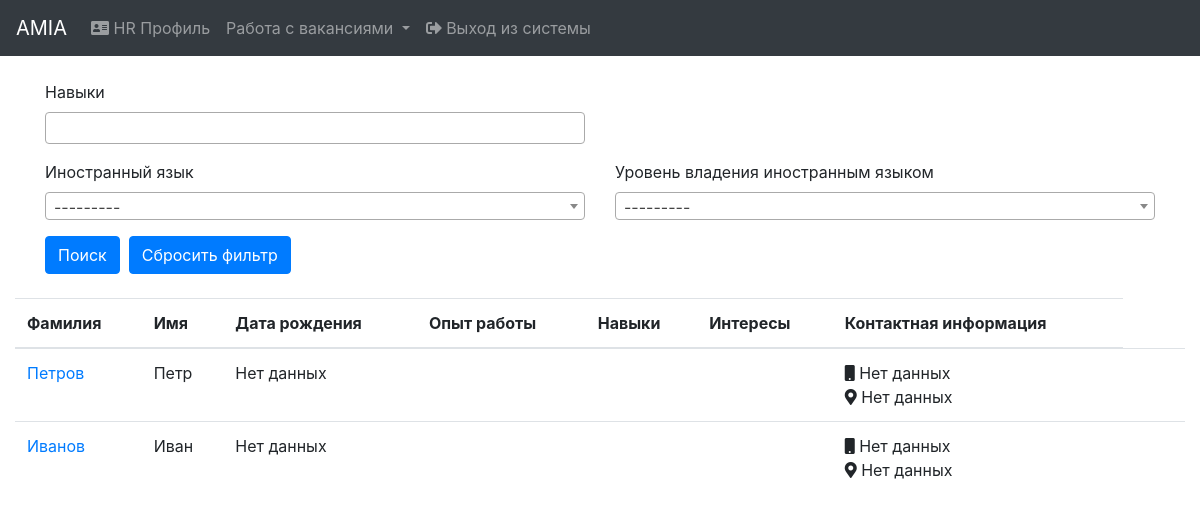
Before: /hr/profiles/ (signed in) with the older database file.
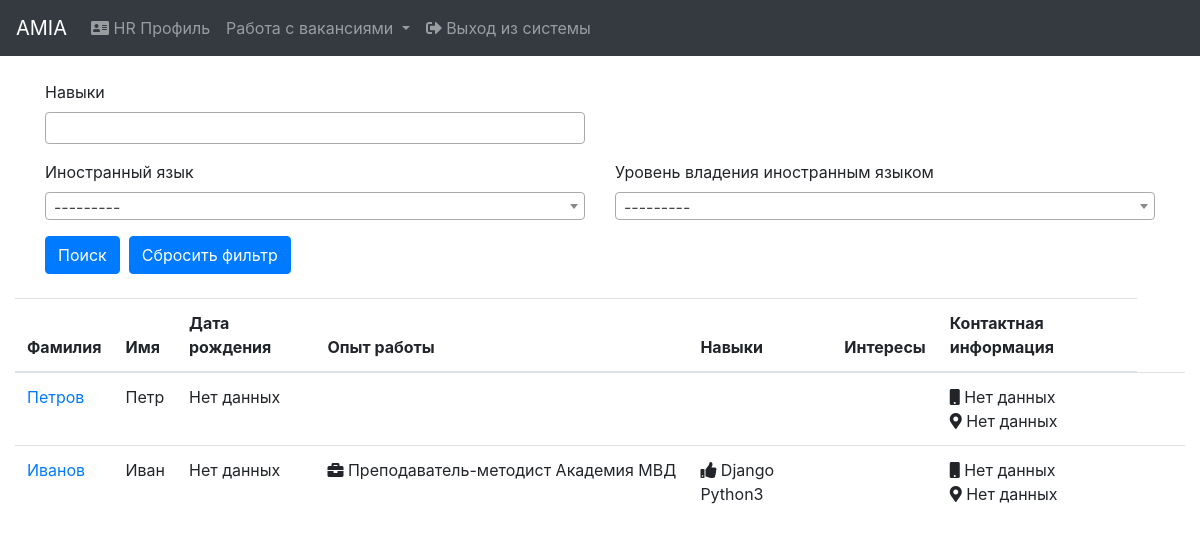
After: the same page with the newer database file.
### social_profile/models.py (models this page shows, shortened)
class SocialProfile(models.Model):
    user = models.OneToOneField(User, on_delete=models.CASCADE)
    last_name = models.CharField(max_length=100, verbose_name="Last name")
    first_name = models.CharField(max_length=100, verbose_name="First name")
    patronymic = models.CharField(max_length=100, verbose_name="Patronymic", blank=True, null=True)
    email = models.EmailField(verbose_name="E-mail")
    date_of_birth = models.DateField(verbose_name="Date_of_birth", blank=True, null=True)
    status = models.IntegerField(verbose_name="Status", default=1)
    date_added = models.DateTimeField(verbose_name="Date_added", auto_now_add=True)
    profile_img = models.ImageField(verbose_name="Profile_img", blank=True, null=True, upload_to='profile')
    about_myself = models.TextField(verbose_name="About_myself", blank=True, null=True)
    contact_information_phone = models.CharField(max_length=255, verbose_name="Phone", blank=True, null=True)
    contact_information_address = models.CharField(max_length=255, verbose_name="Address", blank=True, null=True)
    education = models.ManyToManyField(Specialty, verbose_name="Education", through="EducationWithInfo")
    work_experience = models.ManyToManyField(WorkExperience, verbose_name="Work experience")
    interests = models.ManyToManyField(Interest, verbose_name="Interests", blank=True)
    skills = models.ManyToManyField(Skill, verbose_name="Skills", blank=True)
    languages = models.ManyToManyField(Language, verbose_name="Language", through='LanguageWithLevel')
    class Meta:
        ordering = ('last_name',)
        verbose_name = 'Social profile'
        verbose_name_plural = 'Social profiles'

class WorkExperience(models.Model):
    company_name = models.CharField(max_length=255, verbose_name="Company name")
    position = models.CharField(max_length=255, verbose_name="Position")
    duty = models.TextField(verbose_name="Duty", blank=True, null=True)
    year_start = models.IntegerField(verbose_name="Start year")
    year_end = models.IntegerField(verbose_name="End year", blank=True, null=True)
    def __str__(self):
        return self.position + ' ' + self.company_name
    class Meta:
        ordering = ('-year_start',)
        verbose_name = 'Work experience'
        verbose_name_plural = 'Work experience'

class Skill(models.Model):
    skill_name = models.CharField(max_length=255, verbose_name="Skill")
    def __str__(self):
        return self.skill_name
    class Meta:
        ordering = ('skill_name',)
        verbose_name = 'Skill'
        verbose_name_plural = 'Skills'

### hr/views.py (the view)
# urls.py: path('profiles/', views.ProfilesView.as_view(), name='profiles'),
class ProfilesView(LoginRequiredMixin, View):
    def get(self, request):
        f = ProfileFilter(request.GET, queryset=SocialProfile.objects.exclude(user=request.user).distinct().order_by('-pk'))
        paginator = Paginator(f.qs, 50)
        page = request.GET.get('page')
        profiles = paginator.get_page(page)
        return render(request, 'hr/profiles/profiles.html', {'profiles': profiles,
                                                             'filter': f,
                                                             })

### context_processors/models_context.py (called while the page is built)
def models_context(request):
    return {'educational': EducationalInstitution.objects.all(),
            'language_levels': LanguageLevel.objects.all(),
            'languages': Language.objects.all(),
            'specialties': Specialty.objects.all(),
            'skills': Skill.objects.all(),
            'interests': Interest.objects.all(),
            }

### social_profile/models.py (called while the page is built)
    def __str__(self):
        return self.language_name

### hr/templates/hr/profiles/profiles.html (shortened to what this page needs)
{% extends 'base.html' %}
{% block content %}
    {% include 'hr/navbar_hr.html' %}<br>
    <div class="container-fluid">
        {% include 'hr/profiles/search_form.html' %}<br>
        <div class="row">
            <div class="col-lg-12">
                <table class="table table-hover">
                    <thead>
                    <tr>
                        <th scope="col">Фамилия</th>
                        <th scope="col">Имя</th>
                        <th scope="col">Дата рождения</th>
                        <th scope="col">Опыт работы</th>
                        <th scope="col">Навыки</th>
                        <th scope="col">Интересы</th>
                        <th scope="col">Контактная информация</th>
                    </tr>
                    </thead>
                    <tbody>
                    {% for profile in profiles %}
                        <tr>
                            <td><a href="{% url 'profile:profile_data' profile.id %}">{{ profile.last_name }}</a></td>
                            <td>{{ profile.first_name|default:"Нет данных" }}</td>
                            <td>
                                {{ profile.date_of_birth|default:"Нет данных" }}</td>
                            <td>
                                {% for w_e in profile.work_experience.all %}
                                    <nobr><i class="fas fa-briefcase"></i> {{ w_e }}</nobr><br>
                                {% endfor %}
                            </td>
                            <td>
                                {% if profile.skills.all %}
                                    <i class="fas fa-thumbs-up"></i>
                                {% endif %}
                                {% for skill in profile.skills.all %}
                                    <nobr> {{ skill }}</nobr>
                                {% endfor %}
                            </td>
                            <td>
                            </td>
                            <td>
                                <i class="fas fa-mobile"></i> {{ profile.contact_information_phone|default:"Нет данных" }}<br>
                                <i class="fas fa-map-marker-alt"></i> {{ profile.contact_information_address|default:"Нет данных" }}
                            </td>
                            <td></td>
                            <td></td>
                        </tr>
                    {% endfor %}
                    </tbody>
                </table>
            </div>
        </div>
    </div>
{% endblock %}

### templates/base.html (shortened to what this page needs)
<!doctype html>
<html lang="ru">
<head>
    {% load static %}
    <link rel="stylesheet" href="https://cdn.jsdelivr.net/npm/bootstrap@4.5.3/dist/css/bootstrap.min.css">
    <link rel="stylesheet" href="https://use.fontawesome.com/releases/v5.4.2/css/all.css">
    <link href="https://cdn.jsdelivr.net/npm/select2@4.1.0-beta.1/dist/css/select2.min.css" rel="stylesheet" />
</head>
<body>
{% block content %}{% endblock %}
</body>
</html>

### hr/templates/hr/navbar_hr.html (shortened to what this page needs)
<nav class="navbar navbar-expand-lg navbar-dark bg-dark">
    <a class="navbar-brand" href="#">AMIA</a>
    <div class="collapse navbar-collapse" id="navbarSupportedContent">
        <ul class="navbar-nav mr-auto">
            <li class="nav-item">
                <a class="nav-link" href="{% url 'profile:profile_update' request.user.socialprofile.id %}"><i class="fas fa-address-card"></i> HR Профиль <span class="sr-only">(current)</span></a>
            </li>
            <li class="nav-item dropdown">
                <a class="nav-link dropdown-toggle" href="#" id="navbarDropdown" role="button" data-toggle="dropdown" aria-haspopup="true" aria-expanded="false">
                    Работа с вакансиями
                </a>
            </li>
            <li class="nav-item">
                <a class="nav-link" href="{% url 'logout' %}"><i class="fas fa-sign-out-alt"></i> Выход из системы <span class="sr-only">(current)</span></a>
            </li>
        </ul>
    </div>
</nav>

### hr/templates/hr/profiles/search_form.html (shortened to what this page needs)
{% load widget_tweaks %}
<div class="container">
    <form action="{% url 'hr:profiles' %}" method="get">
        <div class="row">
            <div class="col-lg-6">
                <div class="form-group">
                    <label for="exampleInputEmail1">Навыки</label>
                </div>
            </div>
        </div>
        <div class="row">
            <div class="col-lg-6">
                <div class="form-group">
                    <label for="exampleInputEmail1">Иностранный язык</label>
                </div>
            </div>
            <div class="col-lg-6">
                <div class="form-group">
                    <label for="exampleInputEmail1">Уровень владения иностранным языком</label>
                </div>
            </div>
        </div>
        <button type="submit" class="btn btn-primary">Поиск</button>&nbsp;&nbsp;<a href="{% url 'hr:profiles' %}" class="btn btn-primary">Сбросить фильтр</a>
    </form>
</div>

Changed rows visible on the page:
changed SocialProfile "Иванов": gains WorkExperience (position+company_name "Преподаватель-методист Академия МВД"); gains Skill (skill_name "Django"); gains Skill (skill_name "Python3")
